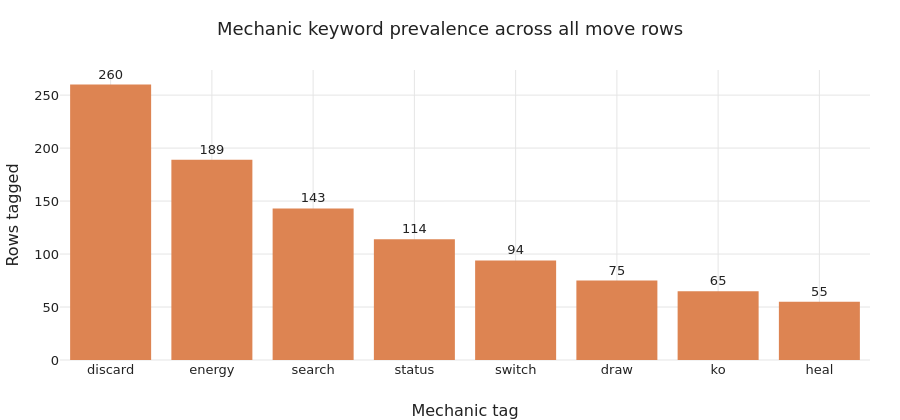

Here is the notebook cell this chart was saved with:
### Code cell
# Bar chart of overall mechanic prevalence across all move rows.
if not overall_df.empty:
    fig = go.Figure(go.Bar(
        x=overall_df["mechanic"],
        y=overall_df["rows"],
        marker_color=KAG_COLORS[1],
        text=overall_df["rows"],
        textposition="outside",
    ))
    fig.update_layout(
        title="Mechanic keyword prevalence across all move rows",
        xaxis_title="Mechanic tag",
        yaxis_title="Rows tagged",
        height=420,
    )
    fig.show()

### Figure 1 — Plotly figure (JSON) as saved in the notebook; plotly's stock layout.template omitted (floating-point values rounded to 4 significant figures)
{"data": [{"marker": {"color": "#DD8452"}, "text": [260.0, 189.0, 143.0, 114.0, 94.0, 75.0, 65.0, 55.0], "textposition": "outside", "type": "bar", "x": ["discard", "energy", "search", "status", "switch", "draw", "ko", "heal"], "y": [260, 189, 143, 114, 94, 75, 65, 55]}], "layout": {"height": 420, "title": {"text": "Mechanic keyword prevalence across all move rows"}, "xaxis": {"title": {"text": "Mechanic tag"}}, "yaxis": {"title": {"text": "Rows tagged"}}}}
